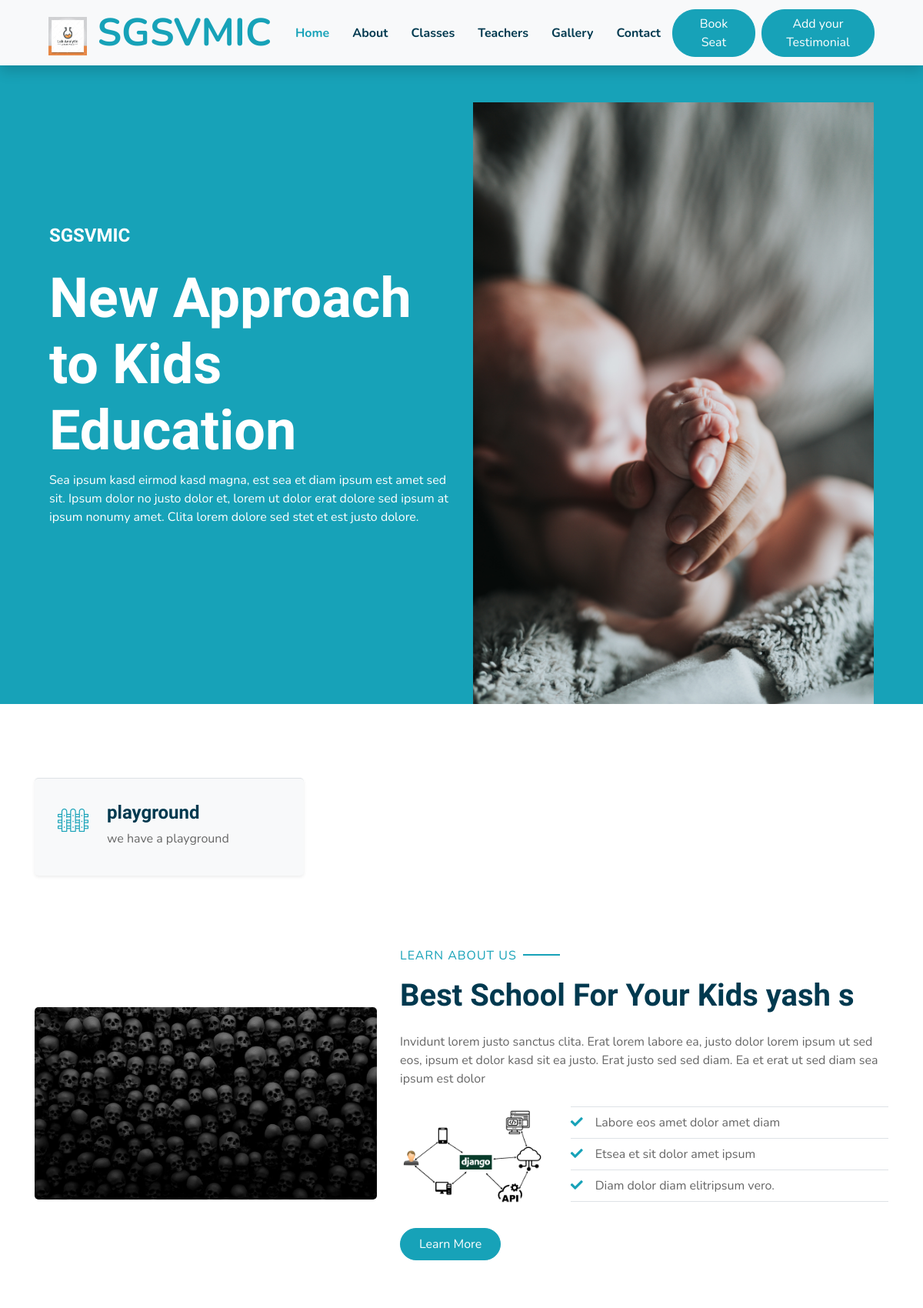
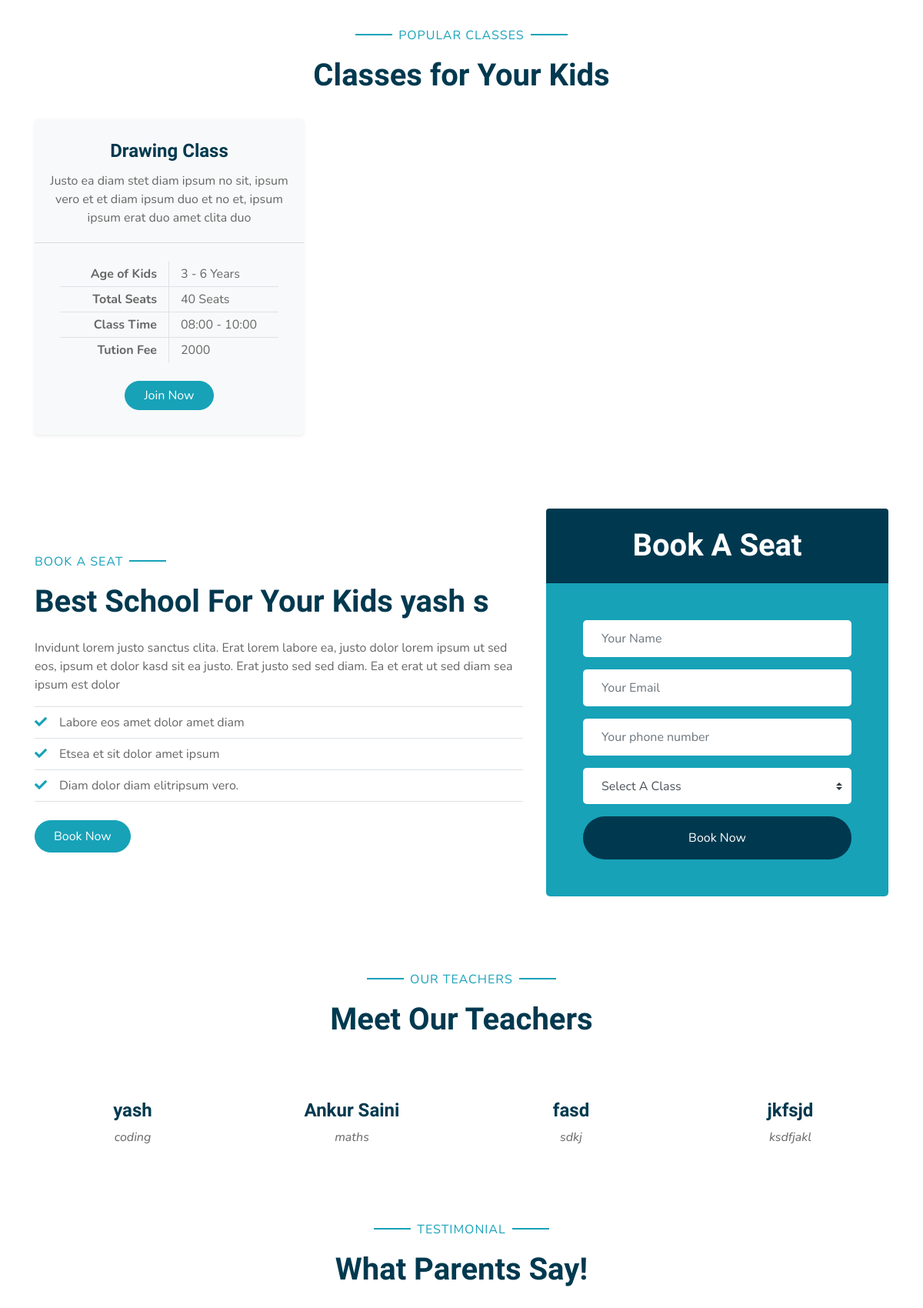
The page / (upper part) on the database its author committed (2 pictures, top to bottom).
### home/models.py (models this page shows)
class MainHeading(models.Model):
    title = models.CharField(max_length=32, blank=False, null=False)
    about = models.TextField(max_length=300, blank=False, null=False)
    images = models.ImageField(upload_to='img/upload')
    school_logo = models.ImageField(upload_to='img/upload')

class Facilities(models.Model):
    Facilities_title = models.CharField(max_length=32, blank=False, null=False)
    Facilities_description = models.TextField(max_length=300, blank=False, null=False)
    Facilities_icon = models.CharField(max_length=32, blank=True, null=True)

class About_school(models.Model):
    title = models.CharField(max_length=32, blank=False, null=False)
    about_detail = models.TextField(max_length=320, blank=False, null=False)
    about_img1 = models.ImageField(upload_to='img/upload')
    about_img2 = models.ImageField(upload_to='img/upload')
    points_1 = models.CharField(max_length=32, blank=True, null=True)
    points_2 = models.CharField(max_length=32, blank=True, null=True)
    points_3 = models.CharField(max_length=32, blank=True, null=True)

class classes(models.Model):
    class_name = models.CharField(max_length=60, blank=False, null=False)
    class_description = models.TextField(max_length=256, blank=False, null=False)
    class_times = models.CharField(max_length=60, blank=False, null=False)
    fee = models.IntegerField(blank=False, null=False)
    class_img = models.ImageField(blank=True)

class Teachers(models.Model):
    name = models.CharField(max_length=60, blank=False, null=False)
    teaching_subject = models.CharField(max_length=60, blank=False, null=False)
    Social_media_id = models.URLField(blank=True)
    img = models.ImageField()
    Experience = models.IntegerField(blank=True)

### home/views.py (the view)
# urls.py: path('', home_page),
def home_page(request):
    return render(request, 'html/pages/home.html', all_data()
                  )

### home/views.py (called while the page is built)
def all_data():
    media_url = settings.MEDIA_URL
    teachers = Teachers.objects.all()
    f = Facilities.objects.all()
    tes = testimonial.objects.all()
    c = classes.objects.all()
    b = blog.objects.all()
    de = school_basic_detail.objects.all()
    about = About_school.objects.all()
    main_heading = MainHeading.objects.all()
    img = images.objects.all()
    school_logo = main_heading[:1:-1][0].school_logo
    data = {'school_name': 'SGSVMIC',
            'teachers': teachers[:4],
            'Facilities': f[:6],
            'classes': c[:3],
            'blog': b[:3:-1],
            'school_detail': de[:1:-1],
            'about': about[:1:-1],
            'main_heading': main_heading[:1:-1],
            'images': img,
            'school_logo': school_logo,
            'media_url': media_url,
            'testimonial': tes[:10:-1]}
    return data

### templates/html/pages/home.html (shortened to what this page needs)
{% extends 'html/index.html' %}
{% load static %}
{% block content %}
<div class="container-fluid bg-primary px-0 px-md-5 mb-5">
    {% for i in main_heading %}
        <div class="row align-items-center px-3">
            <div class="col-lg-6 text-center text-lg-left">
                <h4 class="text-white mb-4 mt-5 mt-lg-0">{{school_name}}</h4>
                <h1 class="display-3 font-weight-bold text-white">{{i.title}}</h1>
                <p class="text-white mb-4">{{i.about}}</p>
            </div>
            <div class="col-lg-6 text-center text-lg-right">
                <img class="img-fluid mt-5" src="{% static i.images %}" alt="">
            </div>
        </div>
    {% endfor %}
    </div>
{% include "html/component/facilities.html" %}
{% include "html/component/About.html" %}
{% include "html/component/class.html" %}
{% include "html/component/registration.html" %}
{% include "html/component/team.html" %}
{% include "html/component/testimonial.html" %}
{% endblock %}

### templates/html/navbar_futtor/navbar.html (shortened to what this page needs)
{% load static %}
<div class="container-fluid bg-light position-relative shadow">
        <nav class="navbar navbar-expand-lg bg-light navbar-light py-3 py-lg-0 px-0 px-lg-5">
            <a href="/" class="navbar-brand font-weight-bold text-secondary" style="font-size: 50px;">
                <img  src="{% static school_logo %}" style="width:50px;height:50px;"></img>
                <span class="text-primary">{{school_name}}</span>
            </a>
            <div class="collapse navbar-collapse justify-content-between" id="navbarCollapse">
                <div class="navbar-nav font-weight-bold mx-auto py-0">
                    <a href="/" class="nav-item nav-link active">Home</a>
                    <a href="/about" class="nav-item nav-link">About</a>
                    <a href="/classes" class="nav-item nav-link">Classes</a>
                    <a href="/Teachers" class="nav-item nav-link">Teachers</a>
                    <a href="/gallery" class="nav-item nav-link">Gallery</a>
                    <a href="/contact" class="nav-item nav-link">Contact</a>
                </div>
                <a href="#Book_A_Seat" class="btn btn-primary px-4">Book Seat</a>
<button type="button" class="btn btn-primary ml-2" data-bs-toggle="modal" data-bs-target="#exampleModal">
  Add your Testimonial
</button>
        </nav>
    </div>

### templates/html/component/facilities.html
 <div class="container-fluid pt-5">
        <div class="container pb-3">
            <div class="row">
                {% for i in Facilities%}
                <div class="col-lg-4 col-md-6 pb-1">
                    <div class="d-flex bg-light shadow-sm border-top rounded mb-4" style="padding: 30px;">
                        <i class="flaticon-050-{{i.Facilities_icon}} h1 font-weight-normal text-primary mb-3"></i>
                        <div class="pl-4">
                            <h4>{{i.Facilities_title}}</h4>
                            <p class="m-0">{{i.Facilities_description}}</p>
                        </div>
                    </div>
                </div>
                {% endfor %}
            </div>
        </div>
    </div>

### templates/html/component/About.html
{% load static %}
<div class="container-fluid py-5">
        <div class="container">
            {% for i in about%}
            <div class="row align-items-center">
                <div class="col-lg-5">
                    <img class="img-fluid rounded mb-5 mb-lg-0" src="{% static i.about_img1 %}" alt="">
                </div>
                <div class="col-lg-7">
                    <p class="section-title pr-5"><span class="pr-2">Learn About Us</span></p>
                    <h1 class="mb-4">{{i.title}}</h1>
                    <p>{{i.about_detail}}</p>
                    <div class="row pt-2 pb-4">
                        <div class="col-6 col-md-4">
                            <img class="img-fluid rounded" src="{% static i.about_img2 %}" alt="">
                        </div>
                        <div class="col-6 col-md-8">
                            <ul class="list-inline m-0">
                                {% if i.points_1 %}
                                <li class="py-2 border-top border-bottom"><i class="fa fa-check text-primary mr-3"></i>{{i.points_1}}</li>
                                {% endif %}
                                {% if i.points_2 %}
                                <li class="py-2 border-bottom"><i class="fa fa-check text-primary mr-3"></i>{{i.points_2}}</li>
                                {% endif %}
                                {% if i.points_3 %}
                                <li class="py-2 border-bottom"><i class="fa fa-check text-primary mr-3"></i>{{i.points_3}}</li>
                            {% endif %}
                            </ul>
                        </div>
                    </div>
                    <a href="" class="btn btn-primary mt-2 py-2 px-4">Learn More</a>
                </div>
            </div>
            {% endfor %}
        </div>
    </div>

### templates/html/component/class.html (shortened to what this page needs)
{% load static%}
<div class="container-fluid pt-5">
        <div class="container">
            <div class="text-center pb-2">
                <p class="section-title px-5"><span class="px-2">Popular Classes</span></p>
                <h1 class="mb-4">Classes for Your Kids</h1>
            </div>
            <div class="row">
                {% for i in classes%}
                <div class="col-lg-4 mb-5">
                    <div class="card border-0 bg-light shadow-sm pb-2">
                        <div class="card-body text-center">
                            <h4 class="card-title">{{i.class_name}}</h4>
                            <p class="card-text">{{i.class_description}}</p>
                        </div>
                        <div class="card-footer bg-transparent py-4 px-5">
                            <div class="row border-bottom">
                                <div class="col-6 py-1 text-right border-right"><strong>Age of Kids</strong></div>
                                <div class="col-6 py-1">3 - 6 Years</div>
                            </div>
                            <div class="row border-bottom">
                                <div class="col-6 py-1 text-right border-right"><strong>Total Seats</strong></div>
                                <div class="col-6 py-1">40 Seats</div>
                            </div>
                            <div class="row border-bottom">
                                <div class="col-6 py-1 text-right border-right"><strong>Class Time</strong></div>
                                <div class="col-6 py-1">{{i.class_times}}</div>
                            </div>
                            <div class="row">
                                <div class="col-6 py-1 text-right border-right"><strong>Tution Fee</strong></div>
                                <div class="col-6 py-1">{{i.fee}}</div>
                            </div>
                        </div>
                        <a href="" class="btn btn-primary px-4 mx-auto mb-4">Join Now</a>
                    </div>
                </div>
                {% endfor %}
            </div>
        </div>
    </div>

### templates/html/component/registration.html (shortened to what this page needs)
<div class="container-fluid py-5">
        <div class="container">
            <div class="row align-items-center">
                 {% for i in about%}
                <div class="col-lg-7 mb-5 mb-lg-0">
                    <p class="section-title pr-5"><span class="pr-2">Book A Seat</span></p>
                    <h1 class="mb-4">{{i.title}}</h1>
                    <p>{{i.about_detail}}</p>
                    <ul class="list-inline m-0">
                         {% if i.points_1 %}
                                <li class="py-2 border-top border-bottom"><i class="fa fa-check text-primary mr-3"></i>{{i.points_1}}</li>
                                {% endif %}
                                {% if i.points_2 %}
                                <li class="py-2 border-bottom"><i class="fa fa-check text-primary mr-3"></i>{{i.points_2}}</li>
                                {% endif %}
                                {% if i.points_3 %}
                                <li class="py-2 border-bottom"><i class="fa fa-check text-primary mr-3"></i>{{i.points_3}}</li>
                            {% endif %}</ul>
                    <a href="" class="btn btn-primary mt-4 py-2 px-4">Book Now</a>
                </div>
                {% endfor  %}
                <div class="col-lg-5">
                    <div class="card border-0">
                        <div class="card-header bg-secondary text-center p-4">
                            <h1 class="text-white m-0" id="Book_A_Seat" >Book A Seat</h1>
                        </div>
                        <div class="card-body rounded-bottom bg-primary p-5">
                            <form action="/booking" method="post">
                                <div class="form-group">
                                    <input type="text" class="form-control border-0 p-4"  name='name' placeholder="Your Name" required="required" />
                                </div>
                                <div class="form-group">
                                    <input type="email" class="form-control border-0 p-4" name='email' placeholder="Your Email" required="required" />
                                </div>
                                <div class="form-group">
                                    <input type="phone" class="form-control border-0 p-4" name='phone' placeholder="Your phone number" required="required" />
                                </div>
                                <div class="form-group">
                                    <select class="custom-select border-0 px-4" style="height: 47px;" name='class_name'>
                                        <option selected>Select A Class</option>
                                    </select>
                                </div>
                                <div>
                                    <button class="btn btn-secondary btn-block border-0 py-3" type="submit">Book Now</button>
                                </div>
                            </form>
                        </div>
                    </div>
                </div>
            </div>
        </div>
    </div>

### templates/html/component/team.html (shortened to what this page needs)
{% load static %}
<div class="container-fluid pt-5">
        <div class="container">
            <div class="text-center pb-2">
                <p class="section-title px-5"><span class="px-2">Our Teachers</span></p>
                <h1 class="mb-4">Meet Our Teachers</h1>
            </div>
            <div class="row">
                {% for i in teachers %}
                <div class="col-md-6 col-lg-3 text-center team mb-5">
                    <div class="position-relative overflow-hidden mb-4" style="border-radius: 100%;">
                    </div>
                    <h4>{{i.name}}</h4>
                    <i>{{i.teaching_subject}}</i>
                </div>
                {% endfor %}
                </div>
            </div>
        </div>

### rows shown on the page
MainHeading: school_logo (picture), school_name "SGSVMIC", title "New Approach to Kids Education", about "Sea ipsum kasd eirmod kasd magna, est sea et diam ipsum est amet sed sit. Ipsum dolor no justo dolor et, lorem ut dolor erat dolore sed ipsum at ipsum nonumy amet. Clita lorem dolore sed stet et est justo dolore.", images (picture)
Facilities: Facilities_title "playground", Facilities_description "we have a playground"
About_school: about_img1 (picture), title "Best School For Your Kids yash s", about_detail "Invidunt lorem justo sanctus clita. Erat lorem labore ea, justo dolor lorem ipsum ut sed eos, ipsum et dolor kasd sit ea justo. Erat justo sed sed diam. Ea et erat ut sed diam sea ipsum est dolor", about_img2 (picture), points_1 "Labore eos amet dolor amet diam", points_2 "Etsea et sit dolor amet ipsum", points_3 "Diam dolor diam elitripsum vero."
classes: class_name "Drawing Class", class_description "Justo ea diam stet diam ipsum no sit, ipsum vero et et diam ipsum duo et no et, ipsum ipsum erat duo amet clita duo", class_times "08:00 - 10:00", fee "2000"
Teachers: name "yash", teaching_subject "coding"
Teachers: name "Ankur Saini", teaching_subject "maths"
Teachers: name "fasd", teaching_subject "sdkj"
Teachers: name "jkfsjd", teaching_subject "ksdfjakl"

### other values the page prints
{{ school_name }} "SGSVMIC"
